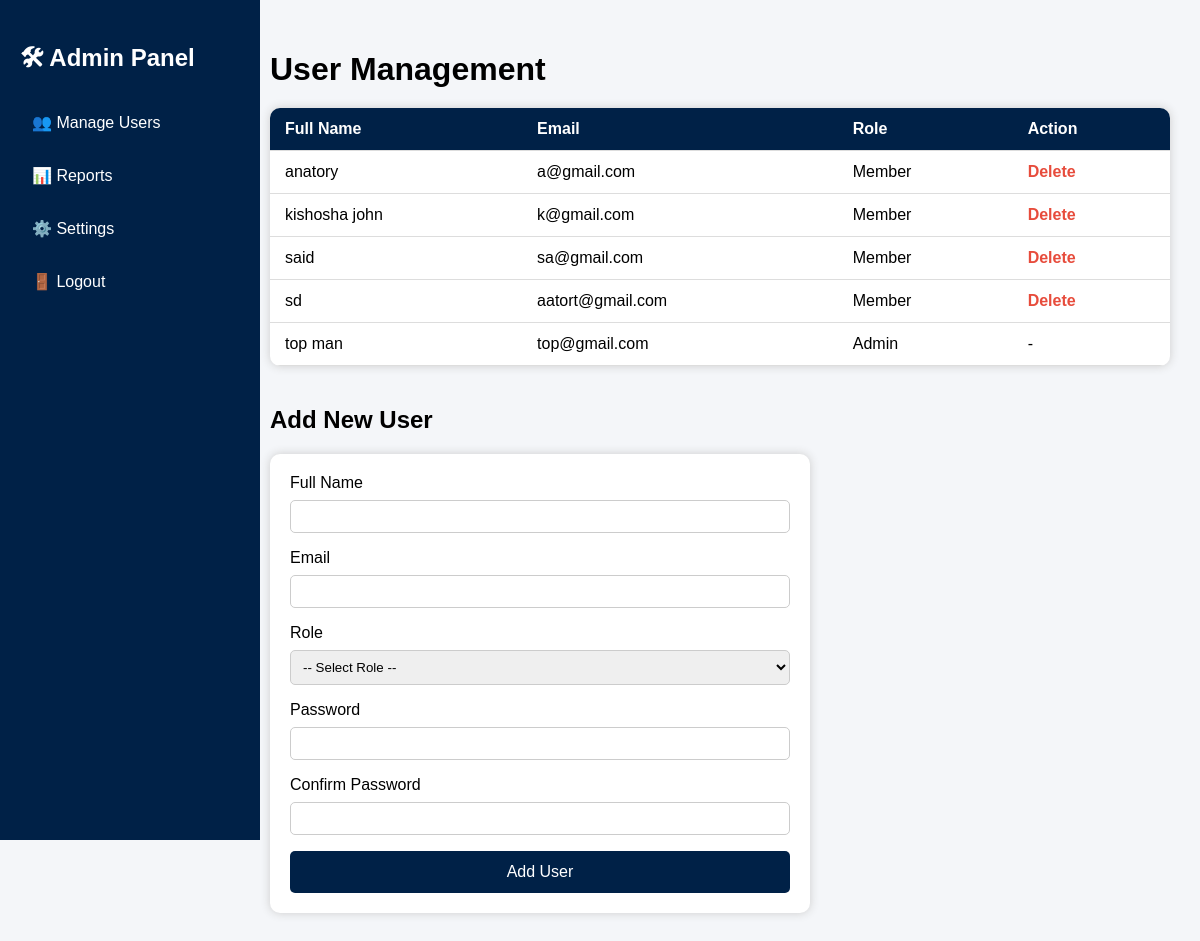
The page /users.php (signed in) on the database its author committed.
### tables this page shows
CREATE TABLE `users` (
  `id` int(11) NOT NULL,
  `full_name` varchar(100) NOT NULL,
  `email` varchar(100) NOT NULL,
  `password` varchar(255) NOT NULL,
  `role` enum('admin','member') DEFAULT 'member',
  `created_at` timestamp NOT NULL DEFAULT current_timestamp()
);

### users.php (the view, shortened to what this page needs)
<?php
require 'db.php';
$stmt = $pdo->query("SELECT id, full_name, email, role FROM users ORDER BY full_name ASC");
$users = $stmt->fetchAll(PDO::FETCH_ASSOC);
?>
<!DOCTYPE html>
<html lang="en">
<head>
</head>
<body>
<div class="sidebar">
    <h2>🛠 Admin Panel</h2>
    <a href="users.php">👥 Manage Users</a>
    <a href="reports.php">📊 Reports</a>
    <a href="settings.php">⚙️ Settings</a>
    <a href="logout.php">🚪 Logout</a>
</div>
<div class="main">
    <h1>User Management</h1>
    <table>
        <thead>
            <tr>
                <th>Full Name</th>
                <th>Email</th>
                <th>Role</th>
                <th>Action</th>
            </tr>
        </thead>
        <tbody>
            <?php foreach ($users as $user): ?>
            <tr>
                <td><?= htmlspecialchars($user['full_name']) ?></td>
                <td><?= htmlspecialchars($user['email']) ?></td>
                <td><?= htmlspecialchars(ucfirst($user['role'])) ?></td>
                <td>
                    <?php if ($user['id'] !== $_SESSION['user_id']): ?>
                        <a href="?delete=<?= $user['id'] ?>" onclick="return confirm('Are you sure to delete this user?')" class="delete-btn">Delete</a>
                    <?php else: ?>
                        -
                    <?php endif; ?>
                </td>
            </tr>
            <?php endforeach; ?>
        </tbody>
    </table>
    <h2>Add New User</h2>
    <form class="add-user-form" method="POST" action="">
        <label>Full Name</label>
        <input type="text" name="full_name" required>
        <label>Email</label>
        <input type="email" name="email" required>
        <label>Role</label>
        <select name="role" required>
            <option value="">-- Select Role --</option>
        </select>
        <label>Password</label>
        <input type="password" name="password" required>
        <label>Confirm Password</label>
        <input type="password" name="confirm_password" required>
        <button type="submit">Add User</button>
    </form>
</div>
</body>
</html>

### users.php (style rules this page uses)
body { font-family: Arial; margin: 0; background: #f4f6f9; }
.sidebar { width: 220px; background: #002147; color: white; height: 100vh; float: left; padding: 20px; }
.sidebar a { color: white; text-decoration: none; display: block; padding: 12px; border-radius: 5px; margin-bottom: 10px; }
.main { margin-left: 240px; padding: 30px; }
h1 { margin-bottom: 20px; }
table { width: 100%; border-collapse: collapse; background: white; box-shadow: 0 0 10px #ccc; border-radius: 10px; overflow: hidden; margin-bottom: 40px; }
th, td { padding: 12px 15px; border-bottom: 1px solid #ddd; text-align: left; }
th { background: #002147; color: white; }
a.delete-btn { color: #e74c3c; text-decoration: none; font-weight: bold; }
form.add-user-form { background: white; padding: 20px; border-radius: 10px; box-shadow: 0 0 10px #ccc; max-width: 500px; }
form.add-user-form input, form.add-user-form select { width: 100%; padding: 8px; margin: 8px 0 16px; border-radius: 5px; border: 1px solid #ccc; box-sizing: border-box; }
form.add-user-form button { background: #002147; color: white; padding: 12px; border: none; border-radius: 5px; cursor: pointer; width: 100%; font-size: 16px; }

### rows shown on the page
users: full_name "anatory", email "a@gmail.com", role "Member"
users: full_name "kishosha john", email "k@gmail.com", role "Member"
users: full_name "said", email "sa@gmail.com", role "Member"
users: full_name "sd", email "aatort@gmail.com", role "Member"
users: full_name "top man", email "top@gmail.com", role "Admin"
